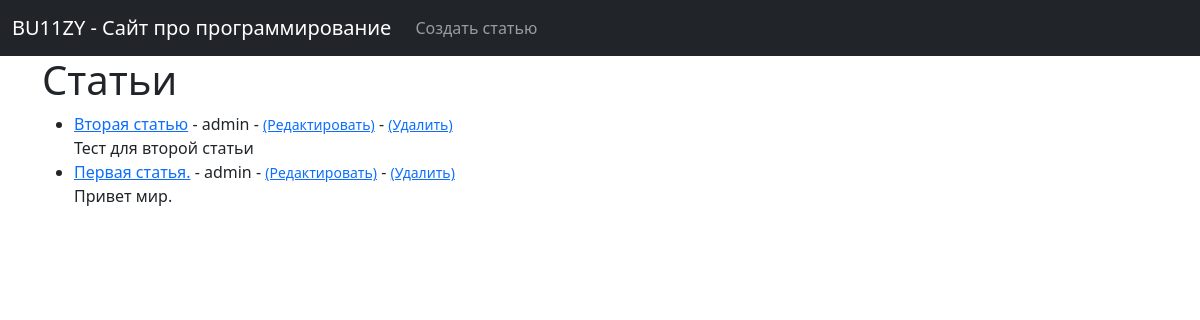
The app's page /, older data.
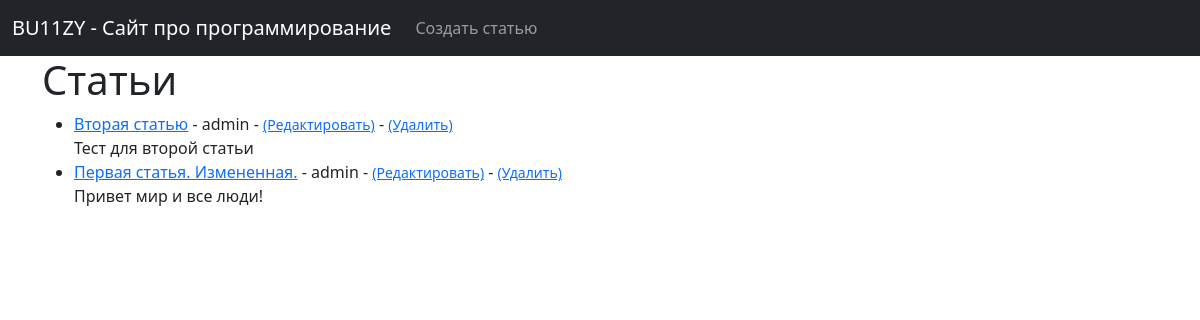
The same page, newer data.
### ablog/models.py (models this page shows, shortened)
class Post(models.Model):
    title = models.CharField(max_length=255)
    title_tag = models.CharField(max_length=255, default="BU11ZY - Сайт про программирование")
    author = models.ForeignKey(User, on_delete=models.CASCADE)
    body = models.TextField()

### ablog/views.py (the view)
# urls.py: path('', HomeView.as_view(), name='home'),
class HomeView(ListView):
    model = Post
    template_name = 'home.html'
    ordering = ['-id']

### ablog/templates/home.html
{% extends 'base.html' %}
{% block content %}
<h1>Статьи</h1>
<ul>
{% for post in object_list%}
    <li><a href="{% url 'article_detail' post.pk %}">{{post.title}}</a> - {{post.author}}
        - <small><a href='{% url 'update_post' post.pk %}'>(Редактировать)</a></small>
        - <small><a href='{% url 'delete_post' post.pk %}'>(Удалить)</a></small><br/>
    {{post.body}}</li>
{%endfor%}
</ul>
{% endblock %}

Row changes from the older to the newer data that the page shows:
changed Post: title "Первая статья." → "Первая статья. Измененная."; body "Привет мир." → "Привет мир и все люди!"
